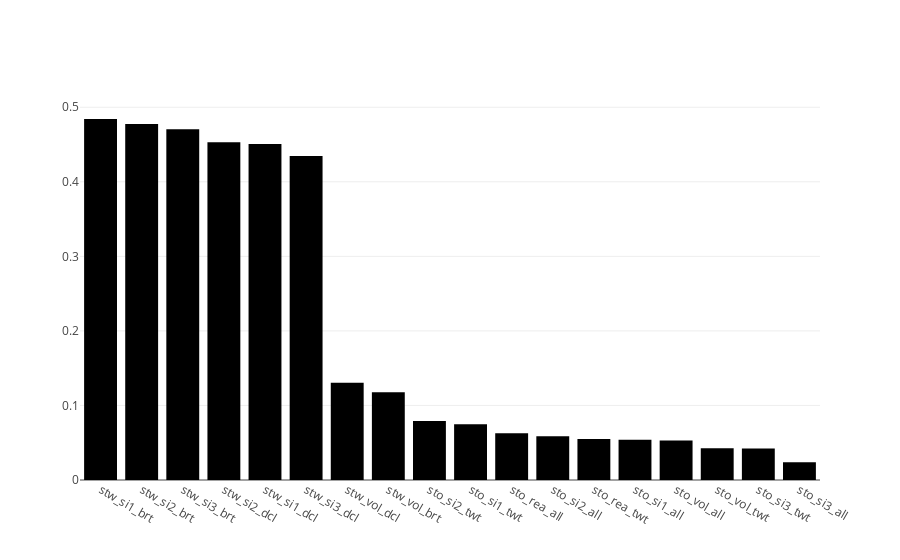

Write notebook code for a chart like this one.
### Code cell
fig = go.Figure()
fig.add_trace(go.Bar(x=a.index, y=a, marker_color='rgb(0,0,0)', orientation='v'))
iplot(fig)

### Figure 1 — Plotly figure (JSON) as saved in the notebook; plotly's stock layout.template omitted (floating-point values rounded to 4 significant figures)
{"data": [{"marker": {"color": "rgb(0, 0, 0)"}, "orientation": "v", "type": "bar", "uid": "0fc38110-1f02-48d8-82cd-2e3b5394c274", "x": ["stw_si1_brt", "stw_si2_brt", "stw_si3_brt", "stw_si2_dcl", "stw_si1_dcl", "stw_si3_dcl", "stw_vol_dcl", "stw_vol_brt", "sto_si2_twt", "sto_si1_twt", "sto_rea_all", "sto_si2_all", "sto_rea_twt", "sto_si1_all", "sto_vol_all", "sto_vol_twt", "sto_si3_twt", "sto_si3_all"], "y": [0.4842, 0.4775, 0.4704, 0.4531, 0.4506, 0.4345, 0.1305, 0.1178, 0.07908, 0.07469, 0.06281, 0.05856, 0.05512, 0.05391, 0.05293, 0.04258, 0.0423, 0.02395]}], "layout": {"autosize": true, "xaxis": {"autorange": true, "range": [-0.5, 17.5], "type": "category"}, "yaxis": {"autorange": true, "range": [0, 0.5097], "type": "linear"}}}
